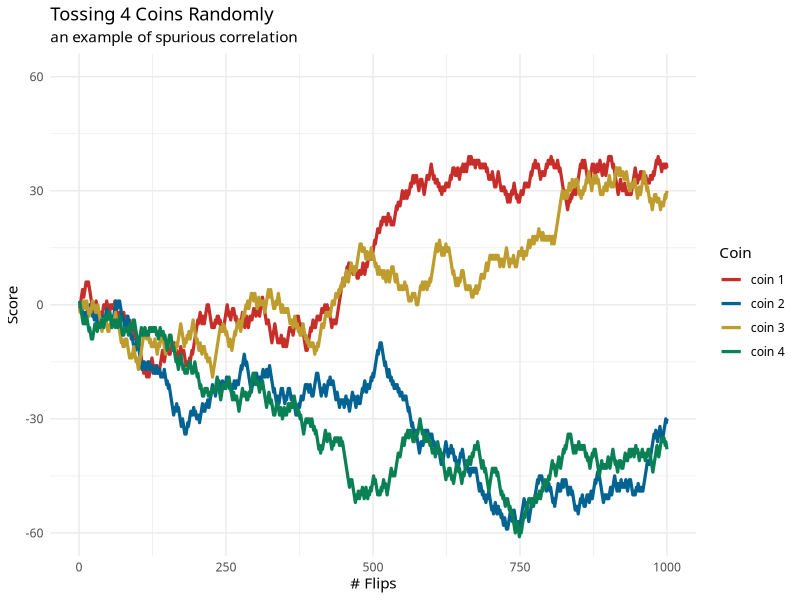

Write the R code that produced this figure.
## ---- chunk 1
library(tidyverse)
library(ggthemes)
set.seed(1234)

coins = 4L
flips = 1e3

calc_score <- function(vec) { 
    map_dbl(1:length(vec), 
            ~ sum(vec[1:.x] == 1) - sum(vec[1:.x] == 0))
}

f   <- expression(rbinom(flips, 1, 0.5))

res <- rerun(coins, calc_score(eval(f))) %>% 
    set_names(paste("coin", 1:coins)) %>% 
    bind_rows() %>% 
    mutate(flip = row_number())

df <- res %>%
    pivot_longer(cols = -flip,
                 names_to = "coin",
                 values_to = "score")

df %>% 
    ggplot(aes(flip, score, col = coin)) +
    geom_line(aes(group = coin), size = 1.1) +
    coord_cartesian(ylim = c(-60, 60)) +
    scale_color_wsj() +
    theme_minimal(base_family = "Menlo") +
    labs(x = "# Flips", y = "Score", col = "Coin", 
         title = "Tossing 4 Coins Randomly",
         subtitle = "an example of spurious correlation")
